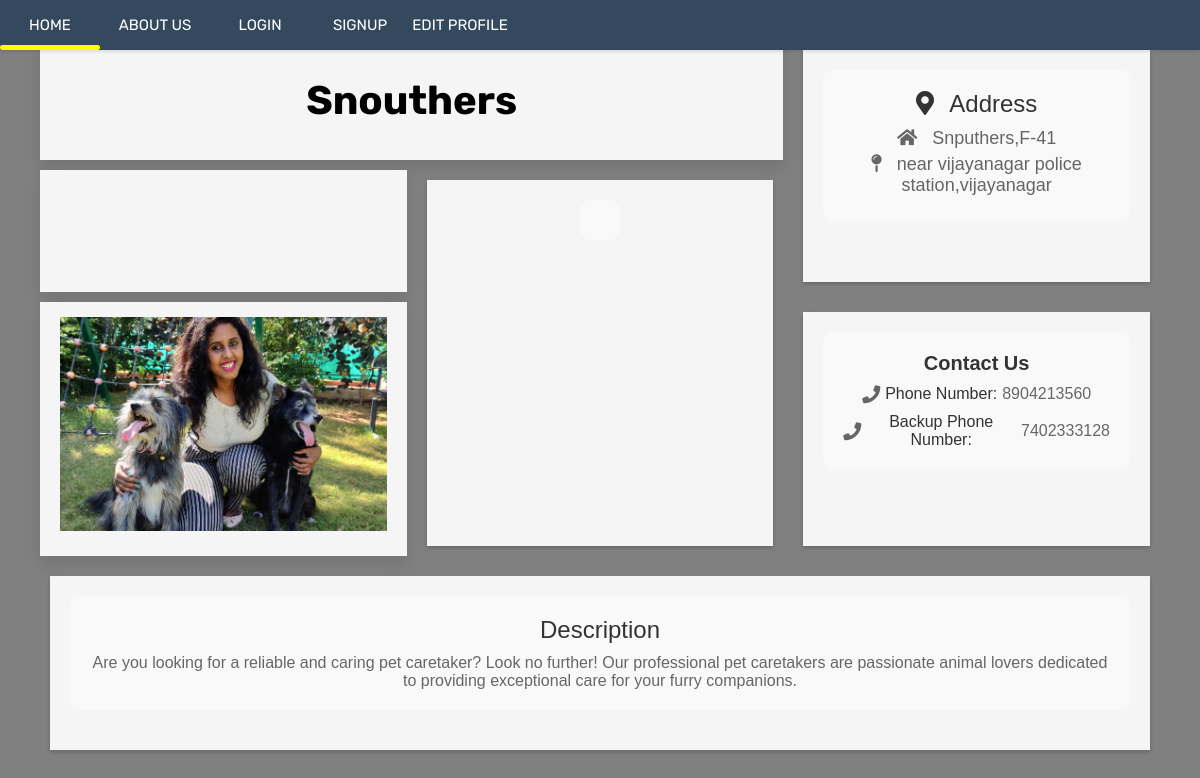
Screenshot of /profile/14 with the database file from the repository.
### caretaker/models.py (models this page shows, shortened)
class UserProfile(models.Model):
    user = models.OneToOneField(User, primary_key=True, verbose_name='user', related_name='profile', on_delete=models.CASCADE)
    name = models.CharField(max_length=100, null=True)
    form_number = models.CharField(max_length=12, null=True)
    phone_number = models.CharField(max_length=10, null=True)
    backup_phonenumber = models.CharField(max_length=10, null=True)
    first_line = models.CharField(max_length=100, null=True)
    second_line = models.CharField(max_length=100, blank=True)
    city = models.CharField(max_length=100, null=True)
    state = models.CharField(max_length=50, null=True)
    postal_code = models.CharField(max_length=20, null=True)
    description = models.TextField(null=True)
    services_description = models.ManyToManyField(Service, through='ServiceDescription')
    image = models.ImageField(upload_to='caretaker_images/', null=True, blank=True)
    view_counter = models.PositiveIntegerField(default=0)

### caretaker/views.py (the view)
# urls.py: path('profile/<int:pk>',ProfileView.as_view(),name='profile'),
class ProfileView(View):
    def get(self, request, pk, *args, **kwargs):
          profile = get_object_or_404(UserProfile, pk=pk)
          user = profile.user
          service_descriptions = profile.servicedescription_set.all()
          profile.view_counter += 1
          profile.save()
          context = {
               'user': user,
               'profile': profile,
               'service_descriptions': service_descriptions,
          }
          return render(request, 'profilepage.html', context)

### templates/profilepage.html (shortened to what this page needs)
<html>
    <head>
    <link rel="stylesheet" href="https://cdnjs.cloudflare.com/ajax/libs/font-awesome/5.15.3/css/all.min.css" />
    </head>
<body>
    <nav>
        <a href="/display">Home</a>
        <a href="/">About Us</a>
        <a href="{% url 'account_login'%}">Login</a>
        <a href="{% url 'account_signup' %}">SignUp</a>
        <a href="{% url 'caretaker:profile-edit' profile.pk %}">Edit Profile</a>
        <div class="animation start-home"></div>
    </nav>
    <br>
    <br>
    <body>
        <br>
    <br><br>
    <br>
        {% block content %}
        <div class="container">
            <div class="box">
                <div class="content">
                    {% if profile.name %}
                        <h1 class="py-4">{{ profile.name }}
                    {% endif %}
                </div>
            </div>
            <div class="box" style="display: inline-block; margin: 10px; box-shadow: 0 2px 4px rgba(0, 0, 0, 0.2); transition: box-shadow 0.3s;">
                <div class="content" style="padding: 20px; background-color: #f9f9f9; border-radius: 10px;">
                    <h3 style="font-size: 24px; color: #333; margin-bottom: 10px; font-family: 'Arial', sans-serif;"><i class="fas fa-map-marker-alt" style="margin-right: 10px;"></i> Address</h3>
                    <p style="font-size: 18px; color: #666; margin-bottom: 5px; font-family: 'Arial', sans-serif;"><i class="fas fa-home" style="margin-right: 10px;"></i> {{ profile.first_line }}</p>
                    <p style="font-size: 18px; color: #666; margin-bottom: 5px; font-family: 'Arial', sans-serif;"><i class="fas fa-map-pin" style="margin-right: 10px;"></i> {{ profile.second_line }}</p>
                </div>
            </div>
            <div class="box">
            </div>
            <div class="box" style="display: inline-block; margin: 10px; box-shadow: 0 2px 4px rgba(0, 0, 0, 0.2); transition: box-shadow 0.3s;">
                <div class="content" style="padding: 20px; background-color: #f9f9f9; border-radius: 10px;">
                </div>
            </div>
            <div class="box" style="display: inline-block; margin: 10px; box-shadow: 0 2px 4px rgba(0, 0, 0, 0.2); transition: box-shadow 0.3s;">
                <div class="content" style="padding: 20px; background-color: #f9f9f9; border-radius: 10px;">
                    {% if profile.description %}
                    <h3 style="font-size: 24px; color: #333; margin-bottom: 10px; font-family: 'Arial', sans-serif;">Description</h3>
                    <p style="font-size: 16px; color: #666; margin-bottom: 0; font-family: 'Arial', sans-serif;">{{ profile.description }}</p>
                    {% endif %}
                </div>
            </div>
            <div class="box">
                <div class="content">
                    {% if profile.image %}
                    <img class="card-img-top" src="{{ profile.image.url }}" alt="{{ profile.name }}" style="width: 100%; height: 100%; object-fit: cover;">
                    {% endif %}
                </div>
            </div>
            <div class="box" style="display: inline-block; margin: 10px; box-shadow: 0 2px 4px rgba(0, 0, 0, 0.2); transition: box-shadow 0.3s;">
                <div class="content" style="padding: 20px; background-color: #f9f9f9; border-radius: 10px; text-align: center;">
                    <h3 style="font-size: 20px; color: #333; margin-bottom: 10px; font-family: 'Arial', sans-serif; font-weight: bold;">Contact Us</h3>
                    {% if profile.phone_number %}
                    <div style="display: flex; align-items: center; justify-content: center; margin-bottom: 10px;">
                        <i class="fas fa-phone" style="font-size: 18px; color: #666; margin-right: 5px;"></i>
                        <p style="font-size: 16px; color: #333; margin-bottom: 0; font-family: 'Arial', sans-serif;">Phone Number:</p>
                        <p style="font-size: 16px; color: #666; margin-bottom: 0; margin-left: 5px; font-family: 'Arial', sans-serif;">{{ profile.phone_number }}</p>
                    </div>
                    {% endif %}
                    {% if profile.backup_phonenumber %}
                    <div style="display: flex; align-items: center; justify-content: center;">
                        <i class="fas fa-phone" style="font-size: 18px; color: #666; margin-right: 5px;"></i>
                        <p style="font-size: 16px; color: #333; margin-bottom: 0; font-family: 'Arial', sans-serif;">Backup Phone Number:</p>
                        <p style="font-size: 16px; color: #666; margin-bottom: 0; margin-left: 5px; font-family: 'Arial', sans-serif;">{{ profile.backup_phonenumber }}</p>
                    </div>
                    {% endif %}
                </div>
            </div>
        {% endblock content %}
    </body>
</html>

### templates/profilepage.html (style rules this page uses)
* { margin: 0; padding: 0; box-sizing: border-box; font-family:'Rubik',sans-serif; }
body { display: flex; justify-content: center; align-self:center ; min-height: 100vh; background: #808080; }
.container { position:relative; max-width: 100%; display: grid; grid-template-columns: repeat(auto-fill,minmax(300px,1fr)); grid-template-rows:minmax(100px,auto); margin:40px; grid-auto-flow: dense; grid-gap: 10px; }
.container .box { background:#f5f5f5; padding: 20px; display: grid; font-size: 20px; place-items: center; text-align: center; color:#000; transition: 0.5s; box-shadow: 0px 8px 15px rgba(0, 0, 0, 0.1); }
.container .box img { position:relative; max-width:500px; margin-bottom:10px; }
.container .box:nth-child(1) { grid-column:span 2; grid-row: span 1 ; }
.container .box:nth-child(2) { grid-column:span 1; grid-row: span 2; }
.container .box:nth-child(4) { grid-column:span 1; grid-row: span 2; }
.container .box:nth-child(5) { grid-column:span 3; grid-row: span 1; }
body { font-family: 'Open Sans', sans-serif; margin: 0; }
nav { position: fixed; top: 0; left: 0; width: 100%; height: 50px; background: #34495e; border-radius: 1px; font-size: 0; box-shadow: 0 2px 3px 0 rgba(0,0,0,0.1); z-index: 100; }
nav a { font-size: 15px; text-transform: uppercase; color: white; text-decoration: none; line-height: 50px; position: relative; z-index: 1; display: inline-block; text-align: center; }
nav .animation { position: absolute; height: 5px; bottom: 0; z-index: 0; background: yellow; transition: all .5s ease 0s; border-radius: 8px; }
a:nth-child(1) { width: 100px; }
nav .start-home,a:nth-child(1):hover~.animation { width: 100px; left: 0; }
a:nth-child(2) { width: 110px; }
a:nth-child(3) { width: 100px; }
a:nth-child(4) { width: 100px; }
a:nth-child(5) { width: 100px; }
h3 { font-weight:300; }

### rows the page displays
UserProfile: name "Snouthers", first_line "Snputhers,F-41", second_line "near vijayanagar police station,vijayanagar", description "Are you looking for a reliable and caring pet caretaker? Look no further! Our professional pet caretakers are passionate animal lovers dedicated to providing exceptional care for your furry companions.", image (picture), phone_number "8904213560", backup_phonenumber "7402333128"
